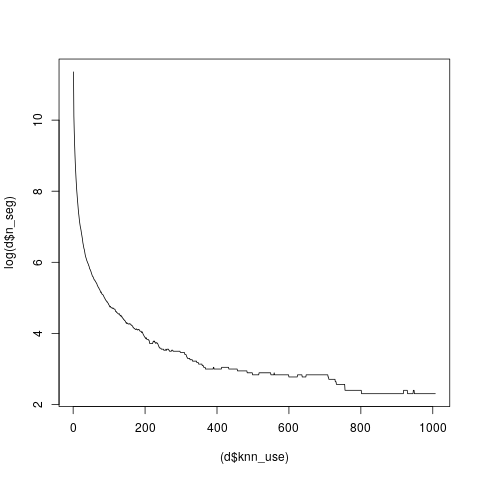

This figure's R source:
# plot.R
d<-read.csv("tmp.csv")
plot(d$knn_use, log(d$n_seg), type="l")
